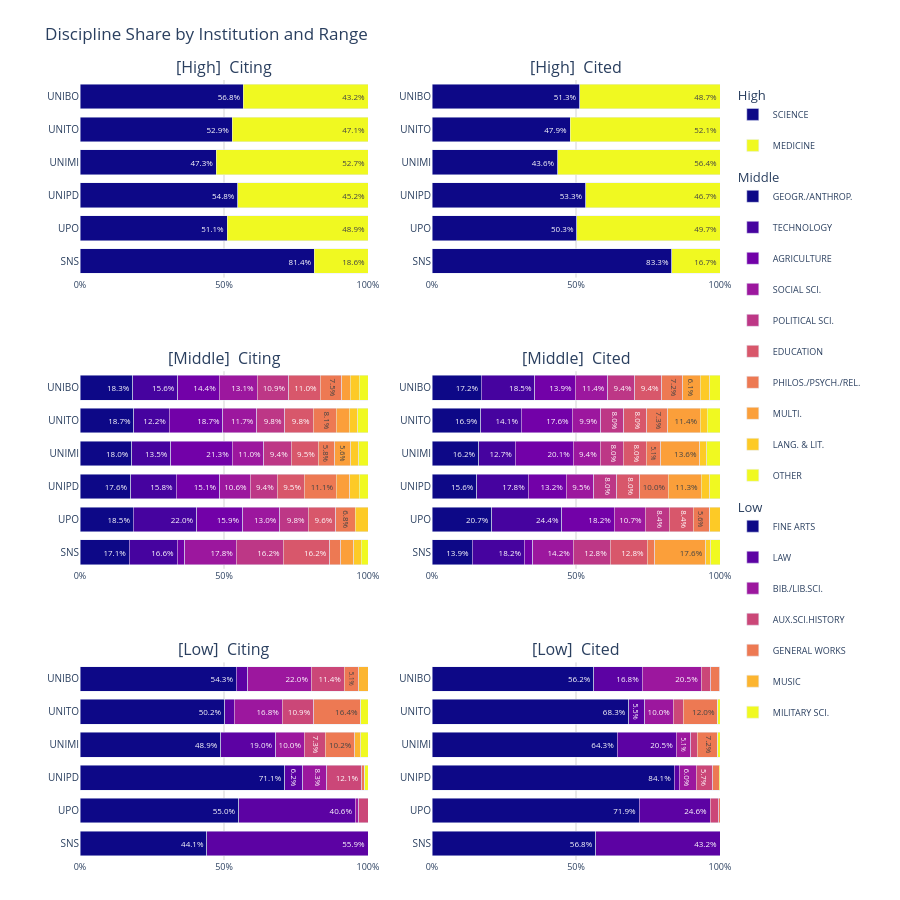

Write notebook code for a chart like this one.
### Code cell
import plotly.graph_objects as go
import plotly.colors
from plotly.subplots import make_subplots

df = df_prof.copy()
df["range_group"] = df[discipline_col].map(assign_range)
df[discipline_col] = df[discipline_col].map(lambda x: DISC_SHORT.get(x, x))

agg = (
    df.groupby([inst_col, discipline_col, "range_group"])[[citing_col, cited_col]]
    .sum().reset_index()
)

def make_disc_order(range_label):
    sub = agg[agg["range_group"] == range_label].copy()
    totals = sub.groupby(inst_col)[citing_col].transform("sum")
    sub["pct"] = sub[citing_col] / totals.values * 100
    return (
        sub.groupby(discipline_col)["pct"]
        .mean().sort_values(ascending=False).index.tolist()
    )

def make_color_map(disc_list):
    sampled = plotly.colors.sample_colorscale(
        "Plasma", [i / max(len(disc_list) - 1, 1) for i in range(len(disc_list))]
    )
    return {d: sampled[i] for i, d in enumerate(disc_list)}

disc_orders = {r: make_disc_order(r) for r in RANGE_ORDER}
color_maps  = {r: make_color_map(disc_orders[r]) for r in RANGE_ORDER}

subplot_titles = []
for r in RANGE_ORDER:
    subplot_titles += [f"[{r}]  Citing", f"[{r}]  Cited"]

fig = make_subplots(
    rows=3, cols=2,
    subplot_titles=subplot_titles,
    vertical_spacing=0.12,
    horizontal_spacing=0.10,
)

legend_added = set()

for range_idx, range_label in enumerate(RANGE_ORDER):
    disc_order = disc_orders[range_label]
    color_map  = color_maps[range_label]
    sub_agg = agg[agg["range_group"] == range_label].copy()
    for metric_col in [citing_col, cited_col]:
        totals = sub_agg.groupby(inst_col)[metric_col].transform("sum")
        sub_agg[f"{metric_col}_pct"] = sub_agg[metric_col] / totals * 100

    row_idx = range_idx + 1

    for metric_idx, metric_col in enumerate([citing_col, cited_col]):
        col_idx = metric_idx + 1
        pct_col = f"{metric_col}_pct"

        for disc in disc_order:
            dsub = sub_agg[sub_agg[discipline_col] == disc].set_index(inst_col)
            y_vals = INSTITUTIONS
            x_vals = [dsub.loc[inst, pct_col]   if inst in dsub.index else 0.0 for inst in INSTITUTIONS]
            w_vals = [dsub.loc[inst, metric_col] if inst in dsub.index else 0   for inst in INSTITUTIONS]
            hover_vals = [
                f"<b>{inst}</b><br>{disc}<br>{pct:.1f}% ({int(w):,})"
                for inst, pct, w in zip(y_vals, x_vals, w_vals)
            ]
            legend_key  = f"{range_label}_{disc}"
            show_legend = legend_key not in legend_added and col_idx == 1
            if col_idx == 1:
                legend_added.add(legend_key)

            fig.add_trace(go.Bar(
                x=x_vals, y=y_vals, orientation="h",
                name=disc, legendgroup=legend_key,
                legendgrouptitle=dict(text=range_label) if (disc == disc_order[0] and col_idx == 1) else {},
                showlegend=show_legend, marker_color=color_map[disc],
                customdata=hover_vals,
                hovertemplate="%{customdata}<extra></extra>",
                text=[f"{v:.1f}%" if v >= 5 else "" for v in x_vals],
                textposition="inside", textfont=dict(size=8),
            ), row=row_idx, col=col_idx)

fig.update_layout(
    title_text="Discipline Share by Institution and Range",
    barmode="stack",
    height=300 * 3,
    margin=dict(l=80, r=180, t=80, b=40),
    plot_bgcolor="white", paper_bgcolor="white",
    legend=dict(
        orientation="v", x=1.02, xanchor="left",
        y=1.0, yanchor="top", font=dict(size=9),
        groupclick="toggleitem", tracegroupgap=12,
    ),
    bargap=0.25,
)
fig.update_xaxes(range=[0, 100], ticksuffix="%", tickfont=dict(size=9), gridcolor="lightgrey")
fig.update_yaxes(tickfont=dict(size=10), autorange="reversed")
fig.show()

### Figure 1 — Plotly figure (JSON) as saved in the notebook; plotly's stock layout.template omitted (floating-point values rounded to 4 significant figures)
{"data": [{"customdata": ["<b>UNIBO</b><br>SCIENCE<br>56.8% (3,522,137)", "<b>UNITO</b><br>SCIENCE<br>52.9% (2,545,958)", "<b>UNIMI</b><br>SCIENCE<br>47.3% (3,723,831)", "<b>UNIPD</b><br>SCIENCE<br>54.8% (3,473,353)", "<b>UPO</b><br>SCIENCE<br>51.1% (385,027)", "<b>SNS</b><br>SCIENCE<br>81.4% (366,792)"], "hovertemplate": "%{customdata}<extra></extra>", "legendgroup": "High_SCIENCE", "legendgrouptitle": {"text": "High"}, "marker": {"color": "rgb(13, 8, 135)"}, "name": "SCIENCE", "orientation": "h", "showlegend": true, "text": ["56.8%", "52.9%", "47.3%", "54.8%", "51.1%", "81.4%"], "textfont": {"size": 8}, "textposition": "inside", "type": "bar", "x": [56.77, 52.9, 47.32, 54.81, 51.07, 81.41], "xaxis": "x", "y": ["UNIBO", "UNITO", "UNIMI", "UNIPD", "UPO", "SNS"], "yaxis": "y"}, {"customdata": ["<b>UNIBO</b><br>MEDICINE<br>43.2% (2,682,452)", "<b>UNITO</b><br>MEDICINE<br>47.1% (2,267,258)", "<b>UNIMI</b><br>MEDICINE<br>52.7% (4,146,138)", "<b>UNIPD</b><br>MEDICINE<br>45.2% (2,864,034)", "<b>UPO</b><br>MEDICINE<br>48.9% (368,833)", "<b>SNS</b><br>MEDICINE<br>18.6% (83,731)"], "hovertemplate": "%{customdata}<extra></extra>", "legendgroup": "High_MEDICINE", "marker": {"color": "rgb(240, 249, 33)"}, "name": "MEDICINE", "orientation": "h", "showlegend": true, "text": ["43.2%", "47.1%", "52.7%", "45.2%", "48.9%", "18.6%"], "textfont": {"size": 8}, "textposition": "inside", "type": "bar", "x": [43.23, 47.1, 52.68, 45.19, 48.93, 18.59], "xaxis": "x", "y": ["UNIBO", "UNITO", "UNIMI", "UNIPD", "UPO", "SNS"], "yaxis": "y"}, {"customdata": ["<b>UNIBO</b><br>SCIENCE<br>51.3% (3,127,821)", "<b>UNITO</b><br>SCIENCE<br>47.9% (2,316,321)", "<b>UNIMI</b><br>SCIENCE<br>43.6% (4,086,841)", "<b>UNIPD</b><br>SCIENCE<br>53.3% (3,248,289)", "<b>UPO</b><br>SCIENCE<br>50.3% (382,351)", "<b>SNS</b><br>SCIENCE<br>83.3% (402,383)"], "hovertemplate": "%{customdata}<extra></extra>", "legendgroup": "High_SCIENCE", "marker": {"color": "rgb(13, 8, 135)"}, "name": "SCIENCE", "orientation": "h", "showlegend": false, "text": ["51.3%", "47.9%", "43.6%", "53.3%", "50.3%", "83.3%"], "textfont": {"size": 8}, "textposition": "inside", "type": "bar", "x": [51.25, 47.94, 43.58, 53.34, 50.31, 83.31], "xaxis": "x2", "y": ["UNIBO", "UNITO", "UNIMI", "UNIPD", "UPO", "SNS"], "yaxis": "y2"}, {"customdata": ["<b>UNIBO</b><br>MEDICINE<br>48.7% (2,974,703)", "<b>UNITO</b><br>MEDICINE<br>52.1% (2,515,830)", "<b>UNIMI</b><br>MEDICINE<br>56.4% (5,289,898)", "<b>UNIPD</b><br>MEDICINE<br>46.7% (2,841,492)", "<b>UPO</b><br>MEDICINE<br>49.7% (377,579)", "<b>SNS</b><br>MEDICINE<br>16.7% (80,614)"], "hovertemplate": "%{customdata}<extra></extra>", "legendgroup": "High_MEDICINE", "marker": {"color": "rgb(240, 249, 33)"}, "name": "MEDICINE", "orientation": "h", "showlegend": false, "text": ["48.7%", "52.1%", "56.4%", "46.7%", "49.7%", "16.7%"], "textfont": {"size": 8}, "textposition": "inside", "type": "bar", "x": [48.75, 52.06, 56.42, 46.66, 49.69, 16.69], "xaxis": "x2", "y": ["UNIBO", "UNITO", "UNIMI", "UNIPD", "UPO", "SNS"], "yaxis": "y2"}, {"customdata": ["<b>UNIBO</b><br>GEOGR./ANTHROP.<br>18.3% (986,353)", "<b>UNITO</b><br>GEOGR./ANTHROP.<br>18.7% (601,883)", "<b>UNIMI</b><br>GEOGR./ANTHROP.<br>18.0% (677,126)", "<b>UNIPD</b><br>GEOGR./ANTHROP.<br>17.6% (825,657)", "<b>UPO</b><br>GEOGR./ANTHROP.<br>18.5% (51,256)", "<b>SNS</b><br>GEOGR./ANTHROP.<br>17.1% (48,865)"], "hovertemplate": "%{customdata}<extra></extra>", "legendgroup": "Middle_GEOGR./ANTHROP.", "legendgrouptitle": {"text": "Middle"}, "marker": {"color": "rgb(13, 8, 135)"}, "name": "GEOGR./ANTHROP.", "orientation": "h", "showlegend": true, "text": ["18.3%", "18.7%", "18.0%", "17.6%", "18.5%", "17.1%"], "textfont": {"size": 8}, "textposition": "inside", "type": "bar", "x": [18.33, 18.74, 18.01, 17.55, 18.53, 17.12], "xaxis": "x3", "y": ["UNIBO", "UNITO", "UNIMI", "UNIPD", "UPO", "SNS"], "yaxis": "y3"}, {"customdata": ["<b>UNIBO</b><br>TECHNOLOGY<br>15.6% (841,920)", "<b>UNITO</b><br>TECHNOLOGY<br>12.2% (392,993)", "<b>UNIMI</b><br>TECHNOLOGY<br>13.5% (509,075)", "<b>UNIPD</b><br>TECHNOLOGY<br>15.8% (743,292)", "<b>UPO</b><br>TECHNOLOGY<br>22.0% (60,734)", "<b>SNS</b><br>TECHNOLOGY<br>16.6% (47,322)"], "hovertemplate": "%{customdata}<extra></extra>", "legendgroup": "Middle_TECHNOLOGY", "marker": {"color": "rgb(70, 3, 159)"}, "name": "TECHNOLOGY", "orientation": "h", "showlegend": true, "text": ["15.6%", "12.2%", "13.5%", "15.8%", "22.0%", "16.6%"], "textfont": {"size": 8}, "textposition": "inside", "type": "bar", "x": [15.64, 12.24, 13.54, 15.8, 21.96, 16.58], "xaxis": "x3", "y": ["UNIBO", "UNITO", "UNIMI", "UNIPD", "UPO", "SNS"], "yaxis": "y3"}, {"customdata": ["<b>UNIBO</b><br>AGRICULTURE<br>14.4% (772,599)", "<b>UNITO</b><br>AGRICULTURE<br>18.7% (599,622)", "<b>UNIMI</b><br>AGRICULTURE<br>21.3% (800,925)", "<b>UNIPD</b><br>AGRICULTURE<br>15.1% (711,507)", "<b>UPO</b><br>AGRICULTURE<br>15.9% (44,054)", "<b>SNS</b><br>AGRICULTURE<br>2.8% (7,850)"], "hovertemplate": "%{customdata}<extra></extra>", "legendgroup": "Middle_AGRICULTURE", "marker": {"color": "rgb(114, 1, 168)"}, "name": "AGRICULTURE", "orientation": "h", "showlegend": true, "text": ["14.4%", "18.7%", "21.3%", "15.1%", "15.9%", ""], "textfont": {"size": 8}, "textposition": "inside", "type": "bar", "x": [14.36, 18.67, 21.3, 15.12, 15.93, 2.75], "xaxis": "x3", "y": ["UNIBO", "UNITO", "UNIMI", "UNIPD", "UPO", "SNS"], "yaxis": "y3"}, {"customdata": ["<b>UNIBO</b><br>SOCIAL SCI.<br>13.1% (707,527)", "<b>UNITO</b><br>SOCIAL SCI.<br>11.7% (377,350)", "<b>UNIMI</b><br>SOCIAL SCI.<br>11.0% (415,143)", "<b>UNIPD</b><br>SOCIAL SCI.<br>10.6% (496,581)", "<b>UPO</b><br>SOCIAL SCI.<br>13.0% (35,861)", "<b>SNS</b><br>SOCIAL SCI.<br>17.8% (50,919)"], "hovertemplate": "%{customdata}<extra></extra>", "legendgroup": "Middle_SOCIAL SCI.", "marker": {"color": "rgb(156, 23, 158)"}, "name": "SOCIAL SCI.", "orientation": "h", "showlegend": true, "text": ["13.1%", "11.7%", "11.0%", "10.6%", "13.0%", "17.8%"], "textfont": {"size": 8}, "textposition": "inside", "type": "bar", "x": [13.15, 11.75, 11.04, 10.56, 12.97, 17.84], "xaxis": "x3", "y": ["UNIBO", "UNITO", "UNIMI", "UNIPD", "UPO", "SNS"], "yaxis": "y3"}, {"customdata": ["<b>UNIBO</b><br>POLITICAL SCI.<br>10.9% (588,148)", "<b>UNITO</b><br>POLITICAL SCI.<br>9.8% (313,289)", "<b>UNIMI</b><br>POLITICAL SCI.<br>9.4% (354,379)", "<b>UNIPD</b><br>POLITICAL SCI.<br>9.4% (443,932)", "<b>UPO</b><br>POLITICAL SCI.<br>9.8% (27,115)", "<b>SNS</b><br>POLITICAL SCI.<br>16.2% (46,273)"], "hovertemplate": "%{customdata}<extra></extra>", "legendgroup": "Middle_POLITICAL SCI.", "marker": {"color": "rgb(189, 55, 134)"}, "name": "POLITICAL SCI.", "orientation": "h", "showlegend": true, "text": ["10.9%", "9.8%", "9.4%", "9.4%", "9.8%", "16.2%"], "textfont": {"size": 8}, "textposition": "inside", "type": "bar", "x": [10.93, 9.755, 9.424, 9.436, 9.804, 16.21], "xaxis": "x3", "y": ["UNIBO", "UNITO", "UNIMI", "UNIPD", "UPO", "SNS"], "yaxis": "y3"}, {"customdata": ["<b>UNIBO</b><br>EDUCATION<br>11.0% (589,718)", "<b>UNITO</b><br>EDUCATION<br>9.8% (313,754)", "<b>UNIMI</b><br>EDUCATION<br>9.5% (355,710)", "<b>UNIPD</b><br>EDUCATION<br>9.5% (445,312)", "<b>UPO</b><br>EDUCATION<br>9.6% (26,628)", "<b>SNS</b><br>EDUCATION<br>16.2% (46,335)"], "hovertemplate": "%{customdata}<extra></extra>", "legendgroup": "Middle_EDUCATION", "marker": {"color": "rgb(216, 87, 107)"}, "name": "EDUCATION", "orientation": "h", "showlegend": true, "text": ["11.0%", "9.8%", "9.5%", "9.5%", "9.6%", "16.2%"], "textfont": {"size": 8}, "textposition": "inside", "type": "bar", "x": [10.96, 9.77, 9.459, 9.466, 9.628, 16.23], "xaxis": "x3", "y": ["UNIBO", "UNITO", "UNIMI", "UNIPD", "UPO", "SNS"], "yaxis": "y3"}, {"customdata": ["<b>UNIBO</b><br>PHILOS./PSYCH./REL.<br>7.5% (401,405)", "<b>UNITO</b><br>PHILOS./PSYCH./REL.<br>8.1% (260,313)", "<b>UNIMI</b><br>PHILOS./PSYCH./REL.<br>5.8% (216,821)", "<b>UNIPD</b><br>PHILOS./PSYCH./REL.<br>11.1% (523,505)", "<b>UPO</b><br>PHILOS./PSYCH./REL.<br>6.8% (18,781)", "<b>SNS</b><br>PHILOS./PSYCH./REL.<br>3.9% (11,090)"], "hovertemplate": "%{customdata}<extra></extra>", "legendgroup": "Middle_PHILOS./PSYCH./REL.", "marker": {"color": "rgb(237, 121, 83)"}, "name": "PHILOS./PSYCH./REL.", "orientation": "h", "showlegend": true, "text": ["7.5%", "8.1%", "5.8%", "11.1%", "6.8%", ""], "textfont": {"size": 8}, "textposition": "inside", "type": "bar", "x": [7.459, 8.106, 5.766, 11.13, 6.791, 3.885], "xaxis": "x3", "y": ["UNIBO", "UNITO", "UNIMI", "UNIPD", "UPO", "SNS"], "yaxis": "y3"}, {"customdata": ["<b>UNIBO</b><br>MULTI.<br>3.1% (166,069)", "<b>UNITO</b><br>MULTI.<br>4.5% (143,256)", "<b>UNIMI</b><br>MULTI.<br>5.6% (209,096)", "<b>UNIPD</b><br>MULTI.<br>4.6% (217,441)", "<b>UPO</b><br>MULTI.<br>0.0% (0)", "<b>SNS</b><br>MULTI.<br>4.4% (12,640)"], "hovertemplate": "%{customdata}<extra></extra>", "legendgroup": "Middle_MULTI.", "marker": {"color": "rgb(251, 159, 58)"}, "name": "MULTI.", "orientation": "h", "showlegend": true, "text": ["", "", "5.6%", "", "", ""], "textfont": {"size": 8}, "textposition": "inside", "type": "bar", "x": [3.086, 4.461, 5.561, 4.622, 0, 4.428], "xaxis": "x3", "y": ["UNIBO", "UNITO", "UNIMI", "UNIPD", "UPO", "SNS"], "yaxis": "y3"}, {"customdata": ["<b>UNIBO</b><br>LANG. & LIT.<br>3.1% (165,089)", "<b>UNITO</b><br>LANG. & LIT.<br>3.0% (95,245)", "<b>UNIMI</b><br>LANG. & LIT.<br>2.7% (100,642)", "<b>UNIPD</b><br>LANG. & LIT.<br>3.3% (155,390)", "<b>UPO</b><br>LANG. & LIT.<br>4.4% (12,134)", "<b>SNS</b><br>LANG. & LIT.<br>2.6% (7,537)"], "hovertemplate": "%{customdata}<extra></extra>", "legendgroup": "Middle_LANG. & LIT.", "marker": {"color": "rgb(253, 202, 38)"}, "name": "LANG. & LIT.", "orientation": "h", "showlegend": true, "text": ["", "", "", "", "", ""], "textfont": {"size": 8}, "textposition": "inside", "type": "bar", "x": [3.068, 2.966, 2.676, 3.303, 4.387, 2.641], "xaxis": "x3", "y": ["UNIBO", "UNITO", "UNIMI", "UNIPD", "UPO", "SNS"], "yaxis": "y3"}, {"customdata": ["<b>UNIBO</b><br>OTHER<br>3.0% (162,863)", "<b>UNITO</b><br>OTHER<br>3.5% (113,800)", "<b>UNIMI</b><br>OTHER<br>3.2% (121,460)", "<b>UNIPD</b><br>OTHER<br>3.0% (141,850)", "<b>UPO</b><br>OTHER<br>0.0% (0)", "<b>SNS</b><br>OTHER<br>2.3% (6,606)"], "hovertemplate": "%{customdata}<extra></extra>", "legendgroup": "Middle_OTHER", "marker": {"color": "rgb(240, 249, 33)"}, "name": "OTHER", "orientation": "h", "showlegend": true, "text": ["", "", "", "", "", ""], "textfont": {"size": 8}, "textposition": "inside", "type": "bar", "x": [3.026, 3.544, 3.23, 3.015, 0, 2.314], "xaxis": "x3", "y": ["UNIBO", "UNITO", "UNIMI", "UNIPD", "UPO", "SNS"], "yaxis": "y3"}, {"customdata": ["<b>UNIBO</b><br>GEOGR./ANTHROP.<br>17.2% (670,033)", "<b>UNITO</b><br>GEOGR./ANTHROP.<br>16.9% (364,318)", "<b>UNIMI</b><br>GEOGR./ANTHROP.<br>16.2% (504,168)", "<b>UNIPD</b><br>GEOGR./ANTHROP.<br>15.6% (556,575)", "<b>UPO</b><br>GEOGR./ANTHROP.<br>20.7% (35,979)", "<b>SNS</b><br>GEOGR./ANTHROP.<br>13.9% (32,985)"], "hovertemplate": "%{customdata}<extra></extra>", "legendgroup": "Middle_GEOGR./ANTHROP.", "marker": {"color": "rgb(13, 8, 135)"}, "name": "GEOGR./ANTHROP.", "orientation": "h", "showlegend": false, "text": ["17.2%", "16.9%", "16.2%", "15.6%", "20.7%", "13.9%"], "textfont": {"size": 8}, "textposition": "inside", "type": "bar", "x": [17.19, 16.93, 16.18, 15.58, 20.74, 13.89], "xaxis": "x4", "y": ["UNIBO", "UNITO", "UNIMI", "UNIPD", "UPO", "SNS"], "yaxis": "y4"}, {"customdata": ["<b>UNIBO</b><br>TECHNOLOGY<br>18.5% (723,158)", "<b>UNITO</b><br>TECHNOLOGY<br>14.1% (303,482)", "<b>UNIMI</b><br>TECHNOLOGY<br>12.7% (396,944)", "<b>UNIPD</b><br>TECHNOLOGY<br>17.8% (636,725)", "<b>UPO</b><br>TECHNOLOGY<br>24.4% (42,245)", "<b>SNS</b><br>TECHNOLOGY<br>18.2% (43,267)"], "hovertemplate": "%{customdata}<extra></extra>", "legendgroup": "Middle_TECHNOLOGY", "marker": {"color": "rgb(70, 3, 159)"}, "name": "TECHNOLOGY", "orientation": "h", "showlegend": false, "text": ["18.5%", "14.1%", "12.7%", "17.8%", "24.4%", "18.2%"], "textfont": {"size": 8}, "textposition": "inside", "type": "bar", "x": [18.55, 14.1, 12.74, 17.82, 24.36, 18.22], "xaxis": "x4", "y": ["UNIBO", "UNITO", "UNIMI", "UNIPD", "UPO", "SNS"], "yaxis": "y4"}, {"customdata": ["<b>UNIBO</b><br>AGRICULTURE<br>13.9% (543,070)", "<b>UNITO</b><br>AGRICULTURE<br>17.6% (378,426)", "<b>UNIMI</b><br>AGRICULTURE<br>20.1% (627,026)", "<b>UNIPD</b><br>AGRICULTURE<br>13.2% (472,137)", "<b>UPO</b><br>AGRICULTURE<br>18.2% (31,511)", "<b>SNS</b><br>AGRICULTURE<br>2.8% (6,654)"], "hovertemplate": "%{customdata}<extra></extra>", "legendgroup": "Middle_AGRICULTURE", "marker": {"color": "rgb(114, 1, 168)"}, "name": "AGRICULTURE", "orientation": "h", "showlegend": false, "text": ["13.9%", "17.6%", "20.1%", "13.2%", "18.2%", ""], "textfont": {"size": 8}, "textposition": "inside", "type": "bar", "x": [13.93, 17.59, 20.12, 13.21, 18.17, 2.802], "xaxis": "x4", "y": ["UNIBO", "UNITO", "UNIMI", "UNIPD", "UPO", "SNS"], "yaxis": "y4"}, {"customdata": ["<b>UNIBO</b><br>SOCIAL SCI.<br>11.4% (444,638)", "<b>UNITO</b><br>SOCIAL SCI.<br>9.9% (213,205)", "<b>UNIMI</b><br>SOCIAL SCI.<br>9.4% (291,709)", "<b>UNIPD</b><br>SOCIAL SCI.<br>9.5% (338,020)", "<b>UPO</b><br>SOCIAL SCI.<br>10.7% (18,566)", "<b>SNS</b><br>SOCIAL SCI.<br>14.2% (33,677)"], "hovertemplate": "%{customdata}<extra></extra>", "legendgroup": "Middle_SOCIAL SCI.", "marker": {"color": "rgb(156, 23, 158)"}, "name": "SOCIAL SCI.", "orientation": "h", "showlegend": false, "text": ["11.4%", "9.9%", "9.4%", "9.5%", "10.7%", "14.2%"], "textfont": {"size": 8}, "textposition": "inside", "type": "bar", "x": [11.4, 9.909, 9.361, 9.461, 10.7, 14.18], "xaxis": "x4", "y": ["UNIBO", "UNITO", "UNIMI", "UNIPD", "UPO", "SNS"], "yaxis": "y4"}, {"customdata": ["<b>UNIBO</b><br>POLITICAL SCI.<br>9.4% (365,700)", "<b>UNITO</b><br>POLITICAL SCI.<br>8.0% (172,544)", "<b>UNIMI</b><br>POLITICAL SCI.<br>8.0% (247,855)", "<b>UNIPD</b><br>POLITICAL SCI.<br>8.0% (286,570)", "<b>UPO</b><br>POLITICAL SCI.<br>8.4% (14,541)", "<b>SNS</b><br>POLITICAL SCI.<br>12.8% (30,352)"], "hovertemplate": "%{customdata}<extra></extra>", "legendgroup": "Middle_POLITICAL SCI.", "marker": {"color": "rgb(189, 55, 134)"}, "name": "POLITICAL SCI.", "orientation": "h", "showlegend": false, "text": ["9.4%", "8.0%", "8.0%", "8.0%", "8.4%", "12.8%"], "textfont": {"size": 8}, "textposition": "inside", "type": "bar", "x": [9.38, 8.019, 7.954, 8.021, 8.384, 12.78], "xaxis": "x4", "y": ["UNIBO", "UNITO", "UNIMI", "UNIPD", "UPO", "SNS"], "yaxis": "y4"}, {"customdata": ["<b>UNIBO</b><br>EDUCATION<br>9.4% (366,814)", "<b>UNITO</b><br>EDUCATION<br>8.0% (173,007)", "<b>UNIMI</b><br>EDUCATION<br>8.0% (248,918)", "<b>UNIPD</b><br>EDUCATION<br>8.0% (287,227)", "<b>UPO</b><br>EDUCATION<br>8.4% (14,609)", "<b>SNS</b><br>EDUCATION<br>12.8% (30,425)"], "hovertemplate": "%{customdata}<extra></extra>", "legendgroup": "Middle_EDUCATION", "marker": {"color": "rgb(216, 87, 107)"}, "name": "EDUCATION", "orientation": "h", "showlegend": false, "text": ["9.4%", "8.0%", "8.0%", "8.0%", "8.4%", "12.8%"], "textfont": {"size": 8}, "textposition": "inside", "type": "bar", "x": [9.408, 8.041, 7.988, 8.039, 8.423, 12.81], "xaxis": "x4", "y": ["UNIBO", "UNITO", "UNIMI", "UNIPD", "UPO", "SNS"], "yaxis": "y4"}, {"customdata": ["<b>UNIBO</b><br>PHILOS./PSYCH./REL.<br>7.2% (279,119)", "<b>UNITO</b><br>PHILOS./PSYCH./REL.<br>7.3% (156,212)", "<b>UNIMI</b><br>PHILOS./PSYCH./REL.<br>5.1% (157,855)", "<b>UNIPD</b><br>PHILOS./PSYCH./REL.<br>10.0% (356,183)", "<b>UPO</b><br>PHILOS./PSYCH./REL.<br>5.6% (9,713)", "<b>SNS</b><br>PHILOS./PSYCH./REL.<br>2.7% (6,510)"], "hovertemplate": "%{customdata}<extra></extra>", "legendgroup": "Middle_PHILOS./PSYCH./REL.", "marker": {"color": "rgb(237, 121, 83)"}, "name": "PHILOS./PSYCH./REL.", "orientation": "h", "showlegend": false, "text": ["7.2%", "7.3%", "5.1%", "10.0%", "5.6%", ""], "textfont": {"size": 8}, "textposition": "inside", "type": "bar", "x": [7.159, 7.26, 5.066, 9.969, 5.6, 2.741], "xaxis": "x4", "y": ["UNIBO", "UNITO", "UNIMI", "UNIPD", "UPO", "SNS"], "yaxis": "y4"}, {"customdata": ["<b>UNIBO</b><br>MULTI.<br>6.1% (238,055)", "<b>UNITO</b><br>MULTI.<br>11.4% (244,444)", "<b>UNIMI</b><br>MULTI.<br>13.6% (424,489)", "<b>UNIPD</b><br>MULTI.<br>11.3% (404,687)", "<b>UPO</b><br>MULTI.<br>0.0% (0)", "<b>SNS</b><br>MULTI.<br>17.6% (41,791)"], "hovertemplate": "%{customdata}<extra></extra>", "legendgroup": "Middle_MULTI.", "marker": {"color": "rgb(251, 159, 58)"}, "name": "MULTI.", "orientation": "h", "showlegend": false, "text": ["6.1%", "11.4%", "13.6%", "11.3%", "", "17.6%"], "textfont": {"size": 8}, "textposition": "inside", "type": "bar", "x": [6.106, 11.36, 13.62, 11.33, 0, 17.6], "xaxis": "x4", "y": ["UNIBO", "UNITO", "UNIMI", "UNIPD", "UPO", "SNS"], "yaxis": "y4"}, {"customdata": ["<b>UNIBO</b><br>LANG. & LIT.<br>3.3% (128,296)", "<b>UNITO</b><br>LANG. & LIT.<br>2.3% (49,867)", "<b>UNIMI</b><br>LANG. & LIT.<br>2.3% (72,274)", "<b>UNIPD</b><br>LANG. & LIT.<br>3.0% (105,420)", "<b>UPO</b><br>LANG. & LIT.<br>3.6% (6,281)", "<b>SNS</b><br>LANG. & LIT.<br>1.8% (4,160)"], "hovertemplate": "%{customdata}<extra></extra>", "legendgroup": "Middle_LANG. & LIT.", "marker": {"color": "rgb(253, 202, 38)"}, "name": "LANG. & LIT.", "orientation": "h", "showlegend": false, "text": ["", "", "", "", "", ""], "textfont": {"size": 8}, "textposition": "inside", "type": "bar", "x": [3.291, 2.318, 2.319, 2.951, 3.621, 1.752], "xaxis": "x4", "y": ["UNIBO", "UNITO", "UNIMI", "UNIPD", "UPO", "SNS"], "yaxis": "y4"}, {"customdata": ["<b>UNIBO</b><br>OTHER<br>3.6% (139,925)", "<b>UNITO</b><br>OTHER<br>4.5% (96,144)", "<b>UNIMI</b><br>OTHER<br>4.7% (144,957)", "<b>UNIPD</b><br>OTHER<br>3.6% (129,198)", "<b>UPO</b><br>OTHER<br>0.0% (0)", "<b>SNS</b><br>OTHER<br>3.2% (7,679)"], "hovertemplate": "%{customdata}<extra></extra>", "legendgroup": "Middle_OTHER", "marker": {"color": "rgb(240, 249, 33)"}, "name": "OTHER", "orientation": "h", "showlegend": false, "text": ["", "", "", "", "", ""], "textfont": {"size": 8}, "textposition": "inside", "type": "bar", "x": [3.589, 4.468, 4.652, 3.616, 0, 3.233], "xaxis": "x4", "y": ["UNIBO", "UNITO", "UNIMI", "UNIPD", "UPO", "SNS"], "yaxis": "y4"}, {"customdata": ["<b>UNIBO</b><br>FINE ARTS<br>54.3% (2,006)", "<b>UNITO</b><br>FINE ARTS<br>50.2% (1,500)", "<b>UNIMI</b><br>FINE ARTS<br>48.9% (1,518)", "<b>UNIPD</b><br>FINE ARTS<br>71.1% (2,180)", "<b>UPO</b><br>FINE ARTS<br>55.0% (366)", "<b>SNS</b><br>FINE ARTS<br>44.1% (93)"], "hovertemplate": "%{customdata}<extra></extra>", "legendgroup": "Low_FINE ARTS", "legendgrouptitle": {"text": "Low"}, "marker": {"color": "rgb(13, 8, 135)"}, "name": "FINE ARTS", "orientation": "h", "showlegend": true, "text": ["54.3%", "50.2%", "48.9%", "71.1%", "55.0%", "44.1%"], "textfont": {"size": 8}, "textposition": "inside", "type": "bar", "x": [54.32, 50.18, 48.87, 71.06, 55.04, 44.08], "xaxis": "x5", "y": ["UNIBO", "UNITO", "UNIMI", "UNIPD", "UPO", "SNS"], "yaxis": "y5"}, {"customdata": ["<b>UNIBO</b><br>LAW<br>4.0% (147)", "<b>UNITO</b><br>LAW<br>3.3% (99)", "<b>UNIMI</b><br>LAW<br>19.0% (591)", "<b>UNIPD</b><br>LAW<br>6.2% (191)", "<b>UPO</b><br>LAW<br>40.6% (270)", "<b>SNS</b><br>LAW<br>55.9% (118)"], "hovertemplate": "%{customdata}<extra></extra>", "legendgroup": "Low_LAW", "marker": {"color": "rgb(92, 2, 163)"}, "name": "LAW", "orientation": "h", "showlegend": true, "text": ["", "", "19.0%", "6.2%", "40.6%", "55.9%"], "textfont": {"size": 8}, "textposition": "inside", "type": "bar", "x": [3.981, 3.312, 19.03, 6.226, 40.6, 55.92], "xaxis": "x5", "y": ["UNIBO", "UNITO", "UNIMI", "UNIPD", "UPO", "SNS"], "yaxis": "y5"}, {"customdata": ["<b>UNIBO</b><br>BIB./LIB.SCI.<br>22.0% (814)", "<b>UNITO</b><br>BIB./LIB.SCI.<br>16.8% (501)", "<b>UNIMI</b><br>BIB./LIB.SCI.<br>10.0% (311)", "<b>UNIPD</b><br>BIB./LIB.SCI.<br>8.3% (256)", "<b>UPO</b><br>BIB./LIB.SCI.<br>1.2% (8)", "<b>SNS</b><br>BIB./LIB.SCI.<br>0.0% (0)"], "hovertemplate": "%{customdata}<extra></extra>", "legendgroup": "Low_BIB./LIB.SCI.", "marker": {"color": "rgb(156, 23, 158)"}, "name": "BIB./LIB.SCI.", "orientation": "h", "showlegend": true, "text": ["22.0%", "16.8%", "10.0%", "8.3%", "", ""], "textfont": {"size": 8}, "textposition": "inside", "type": "bar", "x": [22.04, 16.76, 10.01, 8.344, 1.203, 0], "xaxis": "x5", "y": ["UNIBO", "UNITO", "UNIMI", "UNIPD", "UPO", "SNS"], "yaxis": "y5"}, {"customdata": ["<b>UNIBO</b><br>AUX.SCI.HISTORY<br>11.4% (422)", "<b>UNITO</b><br>AUX.SCI.HISTORY<br>10.9% (325)", "<b>UNIMI</b><br>AUX.SCI.HISTORY<br>7.3% (226)", "<b>UNIPD</b><br>AUX.SCI.HISTORY<br>12.1% (372)", "<b>UPO</b><br>AUX.SCI.HISTORY<br>3.2% (21)", "<b>SNS</b><br>AUX.SCI.HISTORY<br>0.0% (0)"], "hovertemplate": "%{customdata}<extra></extra>", "legendgroup": "Low_AUX.SCI.HISTORY", "marker": {"color": "rgb(203, 71, 120)"}, "name": "AUX.SCI.HISTORY", "orientation": "h", "showlegend": true, "text": ["11.4%", "10.9%", "7.3%", "12.1%", "", ""], "textfont": {"size": 8}, "textposition": "inside", "type": "bar", "x": [11.43, 10.87, 7.276, 12.13, 3.158, 0], "xaxis": "x5", "y": ["UNIBO", "UNITO", "UNIMI", "UNIPD", "UPO", "SNS"], "yaxis": "y5"}, {"customdata": ["<b>UNIBO</b><br>GENERAL WORKS<br>5.1% (187)", "<b>UNITO</b><br>GENERAL WORKS<br>16.4% (491)", "<b>UNIMI</b><br>GENERAL WORKS<br>10.2% (317)", "<b>UNIPD</b><br>GENERAL WORKS<br>1.1% (33)", "<b>UPO</b><br>GENERAL WORKS<br>0.0% (0)", "<b>SNS</b><br>GENERAL WORKS<br>0.0% (0)"], "hovertemplate": "%{customdata}<extra></extra>", "legendgroup": "Low_GENERAL WORKS", "marker": {"color": "rgb(237, 121, 83)"}, "name": "GENERAL WORKS", "orientation": "h", "showlegend": true, "text": ["5.1%", "16.4%", "10.2%", "", "", ""], "textfont": {"size": 8}, "textposition": "inside", "type": "bar", "x": [5.064, 16.43, 10.21, 1.076, 0, 0], "xaxis": "x5", "y": ["UNIBO", "UNITO", "UNIMI", "UNIPD", "UPO", "SNS"], "yaxis": "y5"}, {"customdata": ["<b>UNIBO</b><br>MUSIC<br>3.2% (117)", "<b>UNITO</b><br>MUSIC<br>0.0% (0)", "<b>UNIMI</b><br>MUSIC<br>2.2% (67)", "<b>UNIPD</b><br>MUSIC<br>0.0% (0)", "<b>UPO</b><br>MUSIC<br>0.0% (0)", "<b>SNS</b><br>MUSIC<br>0.0% (0)"], "hovertemplate": "%{customdata}<extra></extra>", "legendgroup": "Low_MUSIC", "marker": {"color": "rgb(252, 181, 48)"}, "name": "MUSIC", "orientation": "h", "showlegend": true, "text": ["", "", "", "", "", ""], "textfont": {"size": 8}, "textposition": "inside", "type": "bar", "x": [3.168, 0, 2.157, 0, 0, 0], "xaxis": "x5", "y": ["UNIBO", "UNITO", "UNIMI", "UNIPD", "UPO", "SNS"], "yaxis": "y5"}, {"customdata": ["<b>UNIBO</b><br>MILITARY SCI.<br>0.0% (0)", "<b>UNITO</b><br>MILITARY SCI.<br>2.4% (73)", "<b>UNIMI</b><br>MILITARY SCI.<br>2.4% (76)", "<b>UNIPD</b><br>MILITARY SCI.<br>1.2% (36)", "<b>UPO</b><br>MILITARY SCI.<br>0.0% (0)", "<b>SNS</b><br>MILITARY SCI.<br>0.0% (0)"], "hovertemplate": "%{customdata}<extra></extra>", "legendgroup": "Low_MILITARY SCI.", "marker": {"color": "rgb(240, 249, 33)"}, "name": "MILITARY SCI.", "orientation": "h", "showlegend": true, "text": ["", "", "", "", "", ""], "textfont": {"size": 8}, "textposition": "inside", "type": "bar", "x": [0, 2.442, 2.447, 1.173, 0, 0], "xaxis": "x5", "y": ["UNIBO", "UNITO", "UNIMI", "UNIPD", "UPO", "SNS"], "yaxis": "y5"}, {"customdata": ["<b>UNIBO</b><br>FINE ARTS<br>56.2% (2,194)", "<b>UNITO</b><br>FINE ARTS<br>68.3% (2,092)", "<b>UNIMI</b><br>FINE ARTS<br>64.3% (3,867)", "<b>UNIPD</b><br>FINE ARTS<br>84.1% (3,630)", "<b>UPO</b><br>FINE ARTS<br>71.9% (849)", "<b>SNS</b><br>FINE ARTS<br>56.8% (79)"], "hovertemplate": "%{customdata}<extra></extra>", "legendgroup": "Low_FINE ARTS", "marker": {"color": "rgb(13, 8, 135)"}, "name": "FINE ARTS", "orientation": "h", "showlegend": false, "text": ["56.2%", "68.3%", "64.3%", "84.1%", "71.9%", "56.8%"], "textfont": {"size": 8}, "textposition": "inside", "type": "bar", "x": [56.16, 68.3, 64.3, 84.09, 71.89, 56.83], "xaxis": "x6", "y": ["UNIBO", "UNITO", "UNIMI", "UNIPD", "UPO", "SNS"], "yaxis": "y6"}, {"customdata": ["<b>UNIBO</b><br>LAW<br>16.8% (657)", "<b>UNITO</b><br>LAW<br>5.5% (169)", "<b>UNIMI</b><br>LAW<br>20.5% (1,231)", "<b>UNIPD</b><br>LAW<br>1.7% (73)", "<b>UPO</b><br>LAW<br>24.6% (291)", "<b>SNS</b><br>LAW<br>43.2% (60)"], "hovertemplate": "%{customdata}<extra></extra>", "legendgroup": "Low_LAW", "marker": {"color": "rgb(92, 2, 163)"}, "name": "LAW", "orientation": "h", "showlegend": false, "text": ["16.8%", "5.5%", "20.5%", "", "24.6%", "43.2%"], "textfont": {"size": 8}, "textposition": "inside", "type": "bar", "x": [16.82, 5.517, 20.47, 1.691, 24.64, 43.17], "xaxis": "x6", "y": ["UNIBO", "UNITO", "UNIMI", "UNIPD", "UPO", "SNS"], "yaxis": "y6"}, {"customdata": ["<b>UNIBO</b><br>BIB./LIB.SCI.<br>20.5% (800)", "<b>UNITO</b><br>BIB./LIB.SCI.<br>10.0% (305)", "<b>UNIMI</b><br>BIB./LIB.SCI.<br>5.1% (306)", "<b>UNIPD</b><br>BIB./LIB.SCI.<br>6.0% (258)", "<b>UPO</b><br>BIB./LIB.SCI.<br>0.0% (0)", "<b>SNS</b><br>BIB./LIB.SCI.<br>0.0% (0)"], "hovertemplate": "%{customdata}<extra></extra>", "legendgroup": "Low_BIB./LIB.SCI.", "marker": {"color": "rgb(156, 23, 158)"}, "name": "BIB./LIB.SCI.", "orientation": "h", "showlegend": false, "text": ["20.5%", "10.0%", "5.1%", "6.0%", "", ""], "textfont": {"size": 8}, "textposition": "inside", "type": "bar", "x": [20.48, 9.958, 5.088, 5.976, 0, 0], "xaxis": "x6", "y": ["UNIBO", "UNITO", "UNIMI", "UNIPD", "UPO", "SNS"], "yaxis": "y6"}, {"customdata": ["<b>UNIBO</b><br>AUX.SCI.HISTORY<br>3.4% (131)", "<b>UNITO</b><br>AUX.SCI.HISTORY<br>3.5% (106)", "<b>UNIMI</b><br>AUX.SCI.HISTORY<br>2.2% (131)", "<b>UNIPD</b><br>AUX.SCI.HISTORY<br>5.7% (245)", "<b>UPO</b><br>AUX.SCI.HISTORY<br>3.0% (35)", "<b>SNS</b><br>AUX.SCI.HISTORY<br>0.0% (0)"], "hovertemplate": "%{customdata}<extra></extra>", "legendgroup": "Low_AUX.SCI.HISTORY", "marker": {"color": "rgb(203, 71, 120)"}, "name": "AUX.SCI.HISTORY", "orientation": "h", "showlegend": false, "text": ["", "", "", "5.7%", "", ""], "textfont": {"size": 8}, "textposition": "inside", "type": "bar", "x": [3.353, 3.461, 2.178, 5.675, 2.964, 0], "xaxis": "x6", "y": ["UNIBO", "UNITO", "UNIMI", "UNIPD", "UPO", "SNS"], "yaxis": "y6"}, {"customdata": ["<b>UNIBO</b><br>GENERAL WORKS<br>3.1% (121)", "<b>UNITO</b><br>GENERAL WORKS<br>12.0% (369)", "<b>UNIMI</b><br>GENERAL WORKS<br>7.2% (433)", "<b>UNIPD</b><br>GENERAL WORKS<br>2.3% (98)", "<b>UPO</b><br>GENERAL WORKS<br>0.5% (6)", "<b>SNS</b><br>GENERAL WORKS<br>0.0% (0)"], "hovertemplate": "%{customdata}<extra></extra>", "legendgroup": "Low_GENERAL WORKS", "marker": {"color": "rgb(237, 121, 83)"}, "name": "GENERAL WORKS", "orientation": "h", "showlegend": false, "text": ["", "12.0%", "7.2%", "", "", ""], "textfont": {"size": 8}, "textposition": "inside", "type": "bar", "x": [3.097, 12.05, 7.2, 2.27, 0.508, 0], "xaxis": "x6", "y": ["UNIBO", "UNITO", "UNIMI", "UNIPD", "UPO", "SNS"], "yaxis": "y6"}, {"customdata": ["<b>UNIBO</b><br>MUSIC<br>0.1% (4)", "<b>UNITO</b><br>MUSIC<br>0.0% (0)", "<b>UNIMI</b><br>MUSIC<br>0.0% (0)", "<b>UNIPD</b><br>MUSIC<br>0.0% (0)", "<b>UPO</b><br>MUSIC<br>0.0% (0)", "<b>SNS</b><br>MUSIC<br>0.0% (0)"], "hovertemplate": "%{customdata}<extra></extra>", "legendgroup": "Low_MUSIC", "marker": {"color": "rgb(252, 181, 48)"}, "name": "MUSIC", "orientation": "h", "showlegend": false, "text": ["", "", "", "", "", ""], "textfont": {"size": 8}, "textposition": "inside", "type": "bar", "x": [0.1024, 0, 0, 0, 0, 0], "xaxis": "x6", "y": ["UNIBO", "UNITO", "UNIMI", "UNIPD", "UPO", "SNS"], "yaxis": "y6"}, {"customdata": ["<b>UNIBO</b><br>MILITARY SCI.<br>0.0% (0)", "<b>UNITO</b><br>MILITARY SCI.<br>0.7% (22)", "<b>UNIMI</b><br>MILITARY SCI.<br>0.8% (46)", "<b>UNIPD</b><br>MILITARY SCI.<br>0.3% (13)", "<b>UPO</b><br>MILITARY SCI.<br>0.0% (0)", "<b>SNS</b><br>MILITARY SCI.<br>0.0% (0)"], "hovertemplate": "%{customdata}<extra></extra>", "legendgroup": "Low_MILITARY SCI.", "marker": {"color": "rgb(240, 249, 33)"}, "name": "MILITARY SCI.", "orientation": "h", "showlegend": false, "text": ["", "", "", "", "", ""], "textfont": {"size": 8}, "textposition": "inside", "type": "bar", "x": [0, 0.7183, 0.7649, 0.3011, 0, 0], "xaxis": "x6", "y": ["UNIBO", "UNITO", "UNIMI", "UNIPD", "UPO", "SNS"], "yaxis": "y6"}], "layout": {"annotations": [{"font": {"size": 16}, "showarrow": false, "text": "[High]  Citing", "x": 0.225, "xanchor": "center", "xref": "paper", "y": 1, "yanchor": "bottom", "yref": "paper"}, {"font": {"size": 16}, "showarrow": false, "text": "[High]  Cited", "x": 0.775, "xanchor": "center", "xref": "paper", "y": 1, "yanchor": "bottom", "yref": "paper"}, {"font": {"size": 16}, "showarrow": false, "text": "[Middle]  Citing", "x": 0.225, "xanchor": "center", "xref": "paper", "y": 0.6267, "yanchor": "bottom", "yref": "paper"}, {"font": {"size": 16}, "showarrow": false, "text": "[Middle]  Cited", "x": 0.775, "xanchor": "center", "xref": "paper", "y": 0.6267, "yanchor": "bottom", "yref": "paper"}, {"font": {"size": 16}, "showarrow": false, "text": "[Low]  Citing", "x": 0.225, "xanchor": "center", "xref": "paper", "y": 0.2533, "yanchor": "bottom", "yref": "paper"}, {"font": {"size": 16}, "showarrow": false, "text": "[Low]  Cited", "x": 0.775, "xanchor": "center", "xref": "paper", "y": 0.2533, "yanchor": "bottom", "yref": "paper"}], "bargap": 0.25, "barmode": "stack", "height": 900, "legend": {"font": {"size": 9}, "groupclick": "toggleitem", "orientation": "v", "tracegroupgap": 12, "x": 1.02, "xanchor": "left", "y": 1, "yanchor": "top"}, "margin": {"b": 40, "l": 80, "r": 180, "t": 80}, "paper_bgcolor": "white", "plot_bgcolor": "white", "title": {"text": "Discipline Share by Institution and Range"}, "xaxis": {"anchor": "y", "domain": [0, 0.45], "gridcolor": "lightgrey", "range": [0, 100], "tickfont": {"size": 9}, "ticksuffix": "%"}, "xaxis2": {"anchor": "y2", "domain": [0.55, 1], "gridcolor": "lightgrey", "range": [0, 100], "tickfont": {"size": 9}, "ticksuffix": "%"}, "xaxis3": {"anchor": "y3", "domain": [0, 0.45], "gridcolor": "lightgrey", "range": [0, 100], "tickfont": {"size": 9}, "ticksuffix": "%"}, "xaxis4": {"anchor": "y4", "domain": [0.55, 1], "gridcolor": "lightgrey", "range": [0, 100], "tickfont": {"size": 9}, "ticksuffix": "%"}, "xaxis5": {"anchor": "y5", "domain": [0, 0.45], "gridcolor": "lightgrey", "range": [0, 100], "tickfont": {"size": 9}, "ticksuffix": "%"}, "xaxis6": {"anchor": "y6", "domain": [0.55, 1], "gridcolor": "lightgrey", "range": [0, 100], "tickfont": {"size": 9}, "ticksuffix": "%"}, "yaxis": {"anchor": "x", "autorange": "reversed", "domain": [0.7467, 1], "tickfont": {"size": 10}}, "yaxis2": {"anchor": "x2", "autorange": "reversed", "domain": [0.7467, 1], "tickfont": {"size": 10}}, "yaxis3": {"anchor": "x3", "autorange": "reversed", "domain": [0.3733, 0.6267], "tickfont": {"size": 10}}, "yaxis4": {"anchor": "x4", "autorange": "reversed", "domain": [0.3733, 0.6267], "tickfont": {"size": 10}}, "yaxis5": {"anchor": "x5", "autorange": "reversed", "domain": [0, 0.2533], "tickfont": {"size": 10}}, "yaxis6": {"anchor": "x6", "autorange": "reversed", "domain": [0, 0.2533], "tickfont": {"size": 10}}}}
